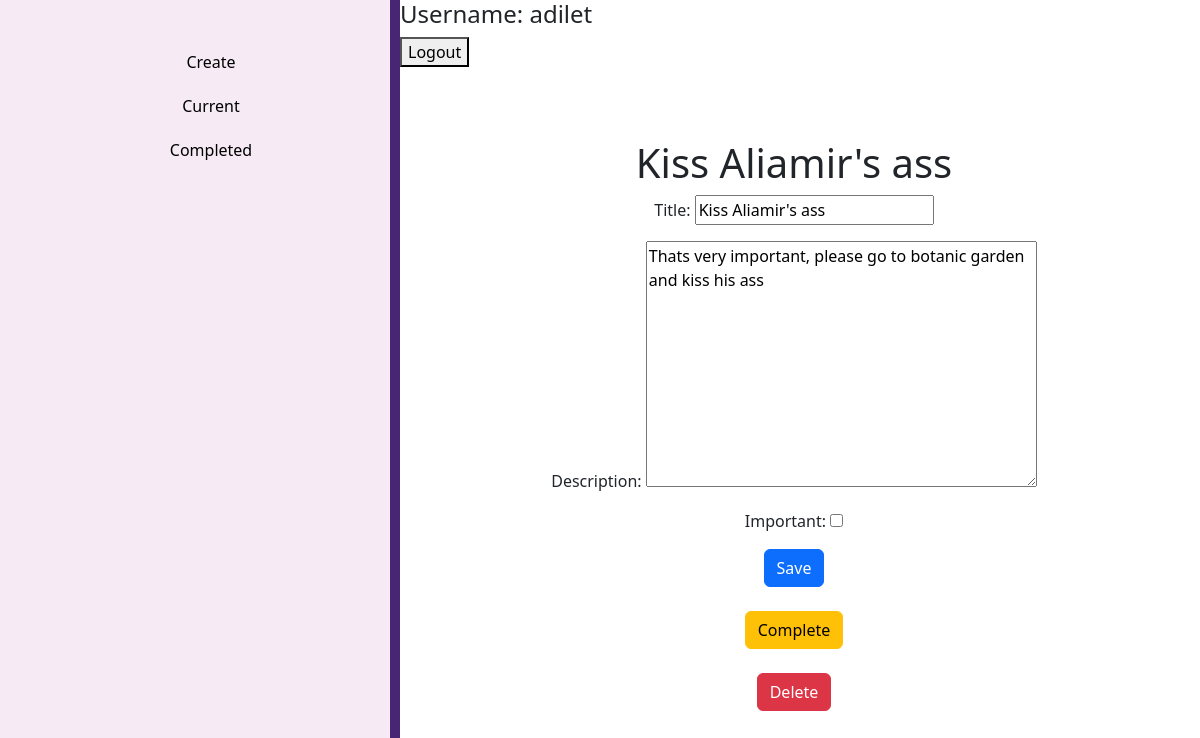
Page /todo/11/ (signed in) on the committed database.
### todo/models.py (models this page shows, shortened)
class Todo(models.Model):
    title = models.CharField(max_length=100)
    description = models.TextField(blank=True)
    created = models.DateTimeField(auto_now_add=True)
    deadline = models.DateTimeField(null=True, blank=True)
    important = models.BooleanField(default=False)
    user = models.ForeignKey(User, on_delete=models.CASCADE)

### todo/views.py (the view, shortened to what this page needs)
# urls.py: path('todo/<int:todo_pk>/', views.viewtodo, name='viewtodo'),
@login_required
def viewtodo(request, todo_pk):
    todo = get_object_or_404(Todo, pk=todo_pk, user=request.user)
    if request.method == "GET":
        form = TodoForm(instance=todo)
        return render(request, 'todo/viewtodo.html', {'todo': todo, 'form': form})

### todo/forms.py
class TodoForm(ModelForm):
    class Meta:
        model = Todo
        fields = ['title', 'description', 'important']

### todo/templates/todo/viewtodo.html (shortened to what this page needs)
{% extends 'todo/base.html' %}
{% block content %}
<h1> {% if todo.important %}<b>{% endif %}{{ todo.title }}{% if todo.important %}</b>{% endif %} </h1>
<form method="POST">
    {{ form.as_p }}
    <button class="btn btn-primary" type="submit">Save</button>
</form>
<br>
<form action="{% url 'completetodo' todo.id %}" method="POST">
    <button class="btn btn-warning" type="submit">Complete</button>
</form>
<br>
<form action="{% url 'deletetodo' todo.id %}" method="POST">
    <button class="btn btn-danger" type="submit">Delete</button>
</form>
{% endblock %}

### rows in the picture
Todo: title "Kiss Aliamir's ass", description "Thats very important, please go to botanic garden and kiss his ass"
